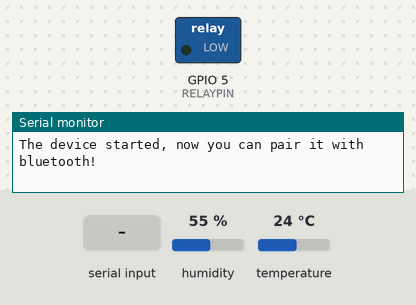
A sketch run on a simulated ESP32. Parts: switched loads named in the sketch (green lamp = pin HIGH), the last lines printed to the serial monitor. The inputs (shaded band) are chosen by the test bench; at power-on: humidity 55 %, temperature 24 °C. Nothing arrives over Bluetooth unless stated.

Above: at 1.2 s.
1.3 s: "on\n" received over the second serial link
At 2.5 s:
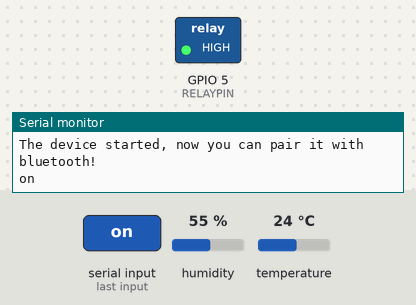
2.8 s: "off\n" received over the second serial link
At 4.2 s:
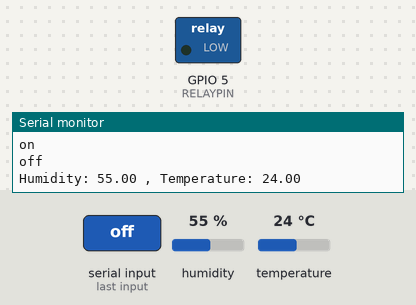
Timing chart, 0 to 5.8 s (numbered marks = the images above; inputs shaded):
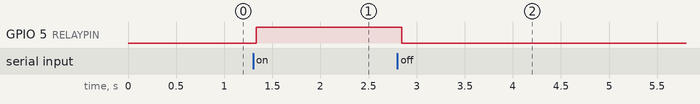

Measured:
- after the input at 1.3 s, GPIO 5 (RELAYPIN): LOW → HIGH at once
- after the input at 2.8 s, GPIO 5 (RELAYPIN): HIGH → LOW at once

The sketch:

Send_Temprature_And_Relay_Control_Bluetooth.ino
```cpp
//This example creates a bridge between Serial and Classical Bluetooth (SPP)
//and also demonstrate that SerialBT have the same functionalities of a normal Serial

#include "BluetoothSerial.h"
#include <DHT.h>

#if !defined(CONFIG_BT_ENABLED) || !defined(CONFIG_BLUEDROID_ENABLED)
#error Bluetooth is not enabled! Please run `make menuconfig` to and enable it
#endif

#define DHTPIN 4 // DHT Digital Input Pin
#define DHTTYPE DHT11 // DHT11 or DHT22, depends on your sensor
DHT dht(DHTPIN, DHTTYPE);
#define RELAYPIN 5

BluetoothSerial SerialBT;
unsigned long previousMillis = 0;
const long interval = 3000;
char incomingChar;
String message = "";

void setup() {
  Serial.begin(115200);
  dht.begin();
  pinMode(RELAYPIN, OUTPUT);
  SerialBT.begin("ESP32test"); //Bluetooth device name
  Serial.println("The device started, now you can pair it with bluetooth!");
}

void loop() {

  unsigned long currentMillis = millis();

  if (currentMillis - previousMillis >= interval) {
    previousMillis = currentMillis;

    float humidity = dht.readHumidity();
    float temperature = dht.readTemperature();

    if (isnan(humidity) || isnan(temperature)) {
      Serial.println(F("Failed to read from DHT sensor!"));
      return;
    }

    String str = "Humidity: ";
    str += humidity;
    str += " , Temperature: ";
    str += temperature;

    Serial.println(str);
    SerialBT.println(str);
  }

  // Read received messages (control command)
  if (SerialBT.available()){
    char incomingChar = SerialBT.read();
    if (incomingChar != '\n'){
      message += String(incomingChar);
    }
    else{
      message = "";
    }
    Serial.write(incomingChar);
  }

  // Check received message and control output accordingly
  if (message =="on"){
    digitalWrite(RELAYPIN, HIGH);
  }
  else if (message =="off"){
    digitalWrite(RELAYPIN, LOW);
  }

  delay(20);
}
```
